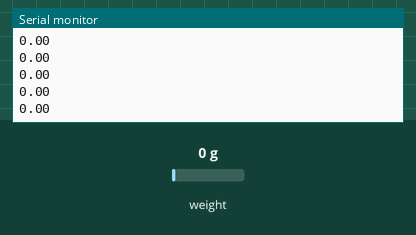
Bench run of a sketch on a simulated Arduino Uno, built with avr-gcc and run on an emulated ATmega328P. Shown: the last lines printed to the serial monitor. The test bench sets the inputs (shaded band); at power-on: weight on the scale 0 g.

Above: at 1.2 s.
1.3 s: weight on the scale set to 100 g
At 1.56 s:
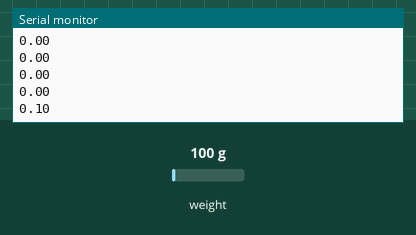
2.8 s: weight on the scale set to 1250 g
At 2.97 s:
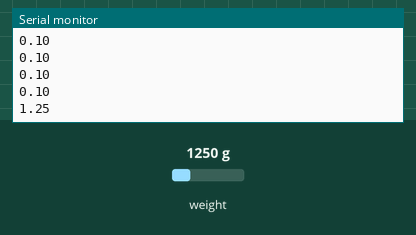
Timing chart, 0 to 5.8 s (numbered marks = the images above; inputs shaded):
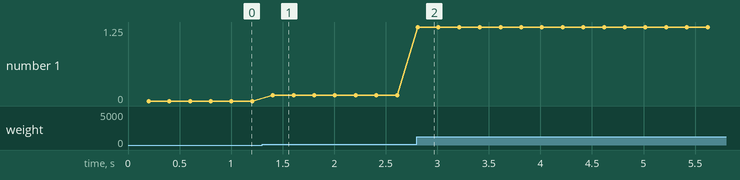

Measured:
- after the input at 1.3 s, the serial monitor: prints a new line after 0.11 s (image 1)
- after the input at 2.8 s, the serial monitor: prints a new line at once (image 2)
- plotted number 1: 0 → 0.1 after the input at 1.3 s, 0.1 → 1.25 after the input at 2.8 s

The sketch:

HX711.ino
```cpp
#include "HX711.h"

HX711 scale;

int dataPin=3;
int clockPin=4;
float f;

long int values = 0;
void setup()
{

  scale.begin(dataPin, clockPin);
  scale.set_scale(10000);       // TODO you need to calibrate this yourself.
  scale.set_gain(128); //set gain to 128


  Serial.begin(115200);
  //scale.tare();
}

void loop()
{
 values = scale.read();
//Serial.println(values);
f = scale.get_units(1);
Serial.println(f);
//Serial.println(scale.get_units(10));
//Serial.println(scale.read());
//delay(50);
}
```
